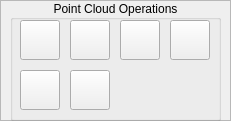
           <widget class="QFrame" name="pointcloud_frame">
            <property name="geometry">
             <rect>
              <x>10</x>
              <y>330</y>
              <width>231</width>
              <height>121</height>
             </rect>
            </property>
            <property name="toolTip">
             <string/>
            </property>
            <property name="statusTip">
             <string>uio</string>
            </property>
            <property name="whatsThis">
             <string>uio</string>
            </property>
            <property name="accessibleName">
             <string>uio</string>
            </property>
            <property name="accessibleDescription">
             <string>uio</string>
            </property>
            <property name="frameShape">
             <enum>QFrame::StyledPanel</enum>
            </property>
            <property name="frameShadow">
             <enum>QFrame::Raised</enum>
            </property>
            <property name="lineWidth">
             <number>2</number>
            </property>
            <widget class="QGroupBox" name="pointcloud_box">
             <property name="geometry">
              <rect>
               <x>10</x>
               <y>0</y>
               <width>211</width>
               <height>121</height>
              </rect>
             </property>
             <property name="title">
              <string>Point Cloud Operations</string>
             </property>
             <property name="alignment">
              <set>Qt::AlignCenter</set>
             </property>
             <widget class="QPushButton" name="merge_cloud_button">
              <property name="geometry">
               <rect>
                <x>10</x>
                <y>20</y>
                <width>40</width>
                <height>40</height>
               </rect>
              </property>
              <property name="toolTip">
               <string>&lt;html&gt;&lt;head/&gt;&lt;body&gt;&lt;p&gt;Merges two clouds.&lt;/p&gt;&lt;/body&gt;&lt;/html&gt;</string>
              </property>
              <property name="autoFillBackground">
               <bool>false</bool>
              </property>
              <property name="text">
               <string/>
              </property>
              <property name="icon">
               <iconset>
                <normaloff>../resources/merge2.png</normaloff>../resources/merge2.png</iconset>
              </property>
             </widget>
             <widget class="QPushButton" name="sphere_deletion_button">
              <property name="geometry">
               <rect>
                <x>110</x>
                <y>20</y>
                <width>40</width>
                <height>40</height>
               </rect>
              </property>
              <property name="toolTip">
               <string>&lt;html&gt;&lt;head/&gt;&lt;body&gt;&lt;p&gt;Crops points inside a sphere&lt;/p&gt;&lt;/body&gt;&lt;/html&gt;</string>
              </property>
              <property name="autoFillBackground">
               <bool>false</bool>
              </property>
              <property name="text">
               <string/>
              </property>
              <property name="icon">
               <iconset>
                <normaloff>../resources/primSphere.png</normaloff>../resources/primSphere.png</iconset>
              </property>
             </widget>
             <widget class="QPushButton" name="compute_normal_button">
              <property name="geometry">
               <rect>
                <x>60</x>
                <y>20</y>
                <width>40</width>
                <height>40</height>
               </rect>
              </property>
              <property name="toolTip">
               <string>&lt;html&gt;&lt;head/&gt;&lt;body&gt;&lt;p&gt;Computes normals and principal curvature&lt;/p&gt;&lt;/body&gt;&lt;/html&gt;</string>
              </property>
              <property name="autoFillBackground">
               <bool>false</bool>
              </property>
              <property name="text">
               <string/>
              </property>
              <property name="icon">
               <iconset>
                <normaloff>../resources/normal.png</normaloff>../resources/normal.png</iconset>
              </property>
             </widget>
             <widget class="QPushButton" name="box_deletion_button">
              <property name="geometry">
               <rect>
                <x>160</x>
                <y>20</y>
                <width>40</width>
                <height>40</height>
               </rect>
              </property>
              <property name="toolTip">
               <string>&lt;html&gt;&lt;head/&gt;&lt;body&gt;&lt;p&gt;Crops points inside a box.&lt;/p&gt;&lt;/body&gt;&lt;/html&gt;</string>
              </property>
              <property name="autoFillBackground">
               <bool>false</bool>
              </property>
              <property name="text">
               <string/>
              </property>
              <property name="icon">
               <iconset>
                <normaloff>../resources/primBox.png</normaloff>../resources/primBox.png</iconset>
              </property>
             </widget>
             <widget class="QPushButton" name="reference_cloud_button">
              <property name="geometry">
               <rect>
                <x>10</x>
                <y>70</y>
                <width>40</width>
                <height>40</height>
               </rect>
              </property>
              <property name="toolTip">
               <string>&lt;html&gt;&lt;head/&gt;&lt;body&gt;&lt;p&gt;Sets cloud z-coordinate to real world height&lt;/p&gt;&lt;/body&gt;&lt;/html&gt;</string>
              </property>
              <property name="autoFillBackground">
               <bool>false</bool>
              </property>
              <property name="text">
               <string/>
              </property>
              <property name="icon">
               <iconset>
                <normaloff>../resources/reference.png</normaloff>../resources/reference.png</iconset>
              </property>
             </widget>
             <widget class="QPushButton" name="icp_button">
              <property name="geometry">
               <rect>
                <x>60</x>
                <y>70</y>
                <width>40</width>
                <height>40</height>
               </rect>
              </property>
              <property name="toolTip">
               <string>&lt;html&gt;&lt;head/&gt;&lt;body&gt;&lt;p&gt;Alligns Cloud 2 to Cloud 1 with ICP&lt;/p&gt;&lt;/body&gt;&lt;/html&gt;</string>
              </property>
              <property name="autoFillBackground">
               <bool>false</bool>
              </property>
              <property name="text">
               <string/>
              </property>
              <property name="icon">
               <iconset>
                <normaloff>../resources/ICP.png</normaloff>../resources/ICP.png</iconset>
              </property>
             </widget>
            </widget>
           </widget>
